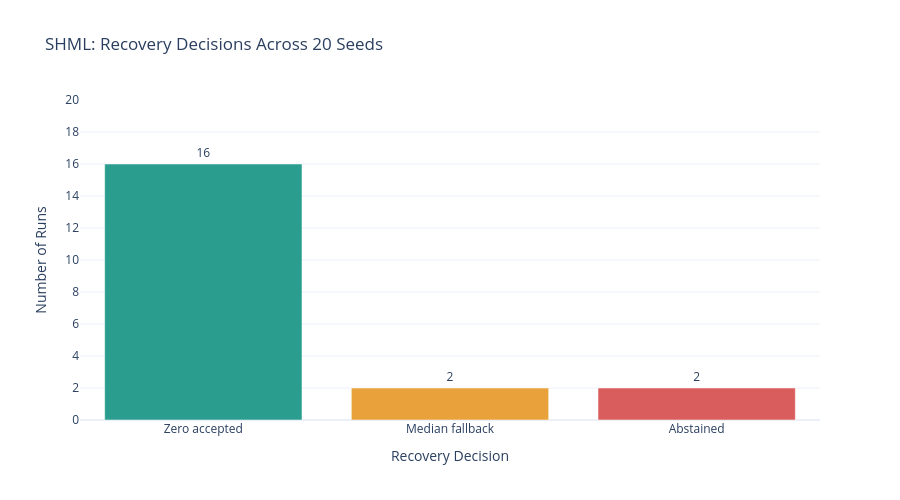

The notebook cell this image was saved under:
### Code cell
import plotly.express as px

decision_labels = {
    "PREFERRED_ACCEPTED": "Zero accepted",
    "FALLBACK_ACCEPTED": "Median fallback",
    "NO_SAFE_RECOVERY_ABSTAIN": "Abstained",
}

decision_order = [
    "Zero accepted",
    "Median fallback",
    "Abstained",
]

decision_counts = (
    robustness["status"]
    .map(decision_labels)
    .value_counts()
    .reindex(decision_order, fill_value=0)
    .rename_axis("Decision")
    .reset_index(name="Runs")
)

decision_counts["Percentage"] = (
    decision_counts["Runs"] /
    decision_counts["Runs"].sum() * 100
)

fig_decisions = px.bar(
    decision_counts,
    x="Decision",
    y="Runs",
    color="Decision",
    text="Runs",
    custom_data=["Percentage"],
    color_discrete_map={
        "Zero accepted": "#2A9D8F",
        "Median fallback": "#E9A23B",
        "Abstained": "#D95D5D",
    },
    title="SHML: Recovery Decisions Across 20 Seeds",
)

fig_decisions.update_traces(
    textposition="outside",
    hovertemplate=(
        "%{x}<br>"
        "Runs: %{y}<br>"
        "Percentage: %{customdata[0]:.0f}%"
        "<extra></extra>"
    ),
)

fig_decisions.update_layout(
    template="plotly_white",
    xaxis_title="Recovery Decision",
    yaxis_title="Number of Runs",
    yaxis=dict(range=[0, 20], dtick=2),
    showlegend=False,
    height=500,
)

fig_decisions.show()

fig_decisions.write_html(
    FIGURES_DIR / "recovery_decisions.html",
    include_plotlyjs=True,
)

### Figure 1 — Plotly figure (JSON) as saved in the notebook; plotly's stock layout.template omitted (floating-point values rounded to 4 significant figures)
{"data": [{"customdata": [[80.0]], "hovertemplate": "%{x}<br>Runs: %{y}<br>Percentage: %{customdata[0]:.0f}%<extra></extra>", "legendgroup": "Zero accepted", "marker": {"color": "#2A9D8F", "pattern": {"shape": ""}}, "name": "Zero accepted", "orientation": "v", "showlegend": true, "text": [16.0], "textposition": "outside", "type": "bar", "x": ["Zero accepted"], "xaxis": "x", "y": [16], "yaxis": "y"}, {"customdata": [[10.0]], "hovertemplate": "%{x}<br>Runs: %{y}<br>Percentage: %{customdata[0]:.0f}%<extra></extra>", "legendgroup": "Median fallback", "marker": {"color": "#E9A23B", "pattern": {"shape": ""}}, "name": "Median fallback", "orientation": "v", "showlegend": true, "text": [2.0], "textposition": "outside", "type": "bar", "x": ["Median fallback"], "xaxis": "x", "y": [2], "yaxis": "y"}, {"customdata": [[10.0]], "hovertemplate": "%{x}<br>Runs: %{y}<br>Percentage: %{customdata[0]:.0f}%<extra></extra>", "legendgroup": "Abstained", "marker": {"color": "#D95D5D", "pattern": {"shape": ""}}, "name": "Abstained", "orientation": "v", "showlegend": true, "text": [2.0], "textposition": "outside", "type": "bar", "x": ["Abstained"], "xaxis": "x", "y": [2], "yaxis": "y"}], "layout": {"barmode": "relative", "height": 500, "legend": {"title": {"text": "Decision"}, "tracegroupgap": 0}, "showlegend": false, "title": {"text": "SHML: Recovery Decisions Across 20 Seeds"}, "xaxis": {"anchor": "y", "categoryarray": ["Zero accepted", "Median fallback", "Abstained"], "categoryorder": "array", "domain": [0, 1], "title": {"text": "Recovery Decision"}}, "yaxis": {"anchor": "x", "domain": [0, 1], "dtick": 2, "range": [0, 20], "title": {"text": "Number of Runs"}}}}
